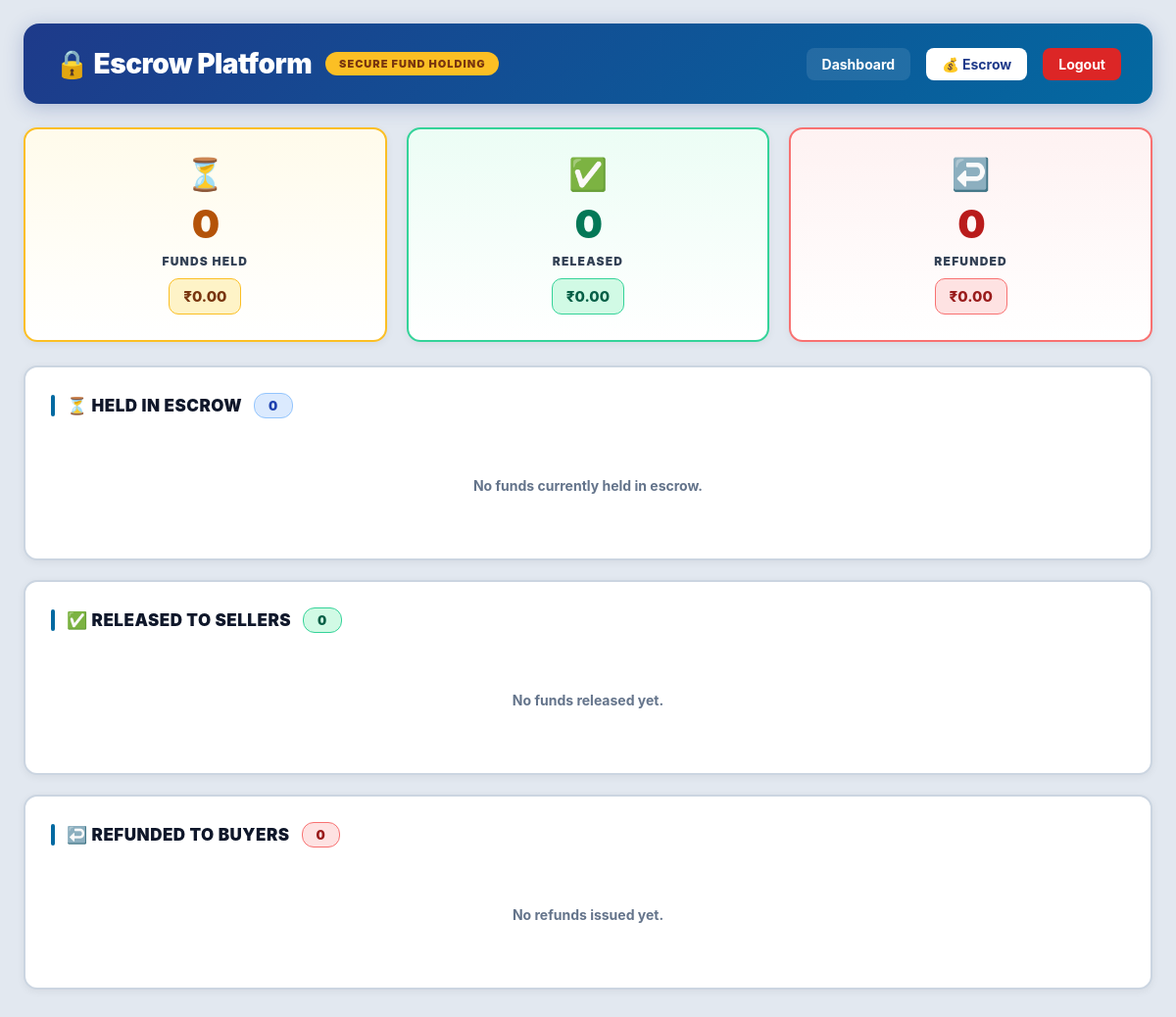
/escrow/ (signed in), run on an earlier commit of the app's database.
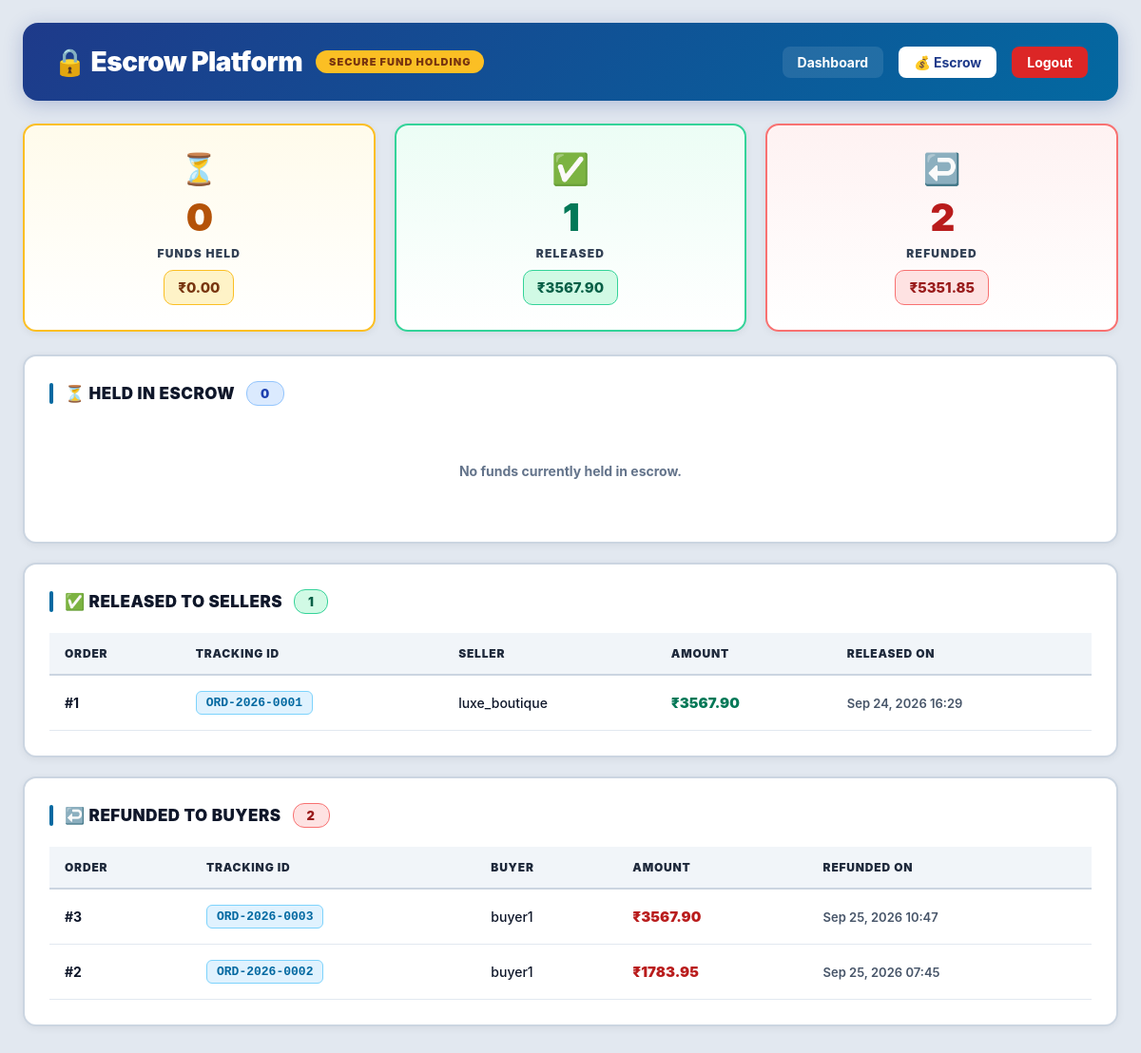
And on a later commit of the database.
### shop/models.py (models this page shows, shortened)
class Order(models.Model):
    STATUS_CHOICES = [
        ('PENDING', 'Pending'),
        ('PAID', 'Paid - Escrow Held'),
        ('PROCESSING', 'Processing'),
        ('SHIPPED', 'Shipped'),
        ('OUT_FOR_DELIVERY', 'Out for Delivery'),
        ('DELIVERED', 'Delivered'),
        ('COMPLETED', 'Completed'),
        ('REFUNDED', 'Refunded'),
        ('DISPUTED', 'Disputed'),
    ]
    FUND_STATUS_CHOICES = [
        ('HELD', 'Held in Escrow'),
        ('RETURN_PENDING', 'Return Pending'),
        ('RELEASED', 'Released to Seller'),
        ('REFUNDED', 'Refunded to Buyer'),
    ]
    buyer = models.ForeignKey(User, on_delete=models.CASCADE, related_name='orders')
    seller = models.ForeignKey(User, on_delete=models.CASCADE, related_name='seller_orders')
    product = models.ForeignKey(Product, on_delete=models.SET_NULL, null=True, blank=True)
    product_name = models.CharField(max_length=200)
    product_price = models.DecimalField(max_digits=10, decimal_places=2)
    platform_fee = models.DecimalField(max_digits=10, decimal_places=2, default=0)
    shipping_charge = models.DecimalField(max_digits=10, decimal_places=2, default=0)
    total_amount = models.DecimalField(max_digits=10, decimal_places=2)
    full_name = models.CharField(max_length=100)
    phone = models.CharField(max_length=20)
    email = models.EmailField()
    address = models.TextField()
    city = models.CharField(max_length=50)
    pincode = models.CharField(max_length=10)
    size = models.CharField(max_length=10, blank=True, null=True)
    quantity = models.IntegerField(default=1)
    order_notes = models.TextField(blank=True, null=True)
    status = models.CharField(max_length=20, choices=STATUS_CHOICES, default='PENDING')
    tracking_number = models.CharField(max_length=30, unique=True, blank=True, null=True)
    tracking_company = models.CharField(max_length=50, blank=True, null=True)
    estimated_delivery_days = models.IntegerField(default=5, blank=True, null=True)
    estimated_delivery_date = models.DateField(blank=True, null=True)
    shipped_at = models.DateTimeField(blank=True, null=True)
    delivered_at = models.DateTimeField(blank=True, null=True)
    is_delayed = models.BooleanField(default=False)
    delay_days = models.IntegerField(blank=True, null=True)
    revised_delivery_date = models.DateField(blank=True, null=True)
    delivery_confirmation_requested_at = models.DateTimeField(blank=True, null=True)
    buyer_delivery_response_at = models.DateTimeField(blank=True, null=True)
    fund_status = models.CharField(max_length=20, choices=FUND_STATUS_CHOICES, default='HELD')
    payment_held_at = models.DateTimeField(default=timezone.now)
    funds_released_at = models.DateTimeField(blank=True, null=True)
    funds_refunded_at = models.DateTimeField(blank=True, null=True)
    inspection_deadline = models.DateTimeField(blank=True, null=True)
    escrow_notes = models.TextField(blank=True, null=True)
    return_tracking_number = models.CharField(max_length=100, blank=True, null=True)
    return_carrier = models.CharField(max_length=50, blank=True, null=True)
    return_tracking_url = models.URLField(max_length=500, blank=True, null=True)
    return_shipped_at = models.DateTimeField(blank=True, null=True)
    return_received_at = models.DateTimeField(blank=True, null=True)
    return_confirmation_deadline = models.DateTimeField(blank=True, null=True)
    RETURN_STATUS_CHOICES = [
        ('INITIATED', 'Return Initiated'),
        ('IN_TRANSIT', 'In Transit'),
        ('OUT_FOR_DELIVERY', 'Out for Delivery'),
        ('RECEIVED', 'Received by Seller'),
    ]
    return_status = models.CharField(
        max_length=20,
        choices=RETURN_STATUS_CHOICES,
        blank=True,
        null=True,
    )
    admin_notified = models.BooleanField(default=False)
    seller_notified = models.BooleanField(default=False)
    created_at = models.DateTimeField(auto_now_add=True)
    updated_at = models.DateTimeField(auto_now=True)

class User(AbstractUser):
    ROLE_CHOICES = (
        ('buyer', 'Buyer'),
        ('seller', 'Seller'),
    )
    role = models.CharField(max_length=10, choices=ROLE_CHOICES, default='buyer')
    profile_picture = models.ImageField(upload_to='profiles/', blank=True, null=True)
    bio = models.TextField(blank=True, null=True)
    website = models.URLField(blank=True, null=True)
    business_category = models.CharField(max_length=100, blank=True, null=True)
    location = models.CharField(max_length=200, blank=True, null=True)
    phone = models.CharField(max_length=20, blank=True, null=True)

### shop/views.py (the view)
# urls.py: path('escrow/', views.escrow_dashboard, name='escrow_dashboard'),
@login_required(login_url='login')
def escrow_dashboard(request):
    user = request.user
    if not (user.is_superuser or user.username == 'admin'):
        messages.error(request, "You don't have access to the escrow platform.")
        return redirect('login')
    all_orders = Order.objects.all().order_by('-created_at')
    held_orders = all_orders.filter(fund_status='HELD')
    released_orders = all_orders.filter(fund_status='RELEASED')
    refunded_orders = all_orders.filter(fund_status='REFUNDED')
    ready_to_release = []
    ready_to_refund = []
    for order in held_orders:
        if order.is_ready_to_release:
            ready_to_release.append(order)
        elif order.is_ready_to_refund:
            ready_to_refund.append(order)
    total_held = held_orders.aggregate(s=Sum('total_amount'))['s'] or 0
    total_released = released_orders.aggregate(s=Sum('total_amount'))['s'] or 0
    total_refunded = refunded_orders.aggregate(s=Sum('total_amount'))['s'] or 0
    context = {
        'role': 'admin',
        'user': user,
        'held_orders': held_orders,
        'released_orders': released_orders,
        'refunded_orders': refunded_orders,
        'total_held': total_held,
        'total_released': total_released,
        'total_refunded': total_refunded,
        'held_count': held_orders.count(),
        'released_count': released_orders.count(),
        'refunded_count': refunded_orders.count(),
        'ready_to_release': ready_to_release,
        'ready_to_refund': ready_to_refund,
        'has_alerts': len(ready_to_release) > 0 or len(ready_to_refund) > 0,
    }
    return render(request, 'shop/escrow_dashboard.html', context)

### shop/context_processors.py (called while the page is built)
def switchable_accounts(request):
    if not request.user.is_authenticated:
        return {'switchable_accounts': []}
    raw = request.COOKIES.get(COOKIE_NAME, '')
    try:
        ids = signing.loads(raw, salt=COOKIE_SALT) if raw else []
        if not isinstance(ids, list):
            ids = []
    except Exception:
        ids = []
    other_ids = [uid for uid in ids if uid != request.user.id]
    users = User.objects.filter(id__in=other_ids)
    return {'switchable_accounts': users}

### shop/templates/shop/escrow_dashboard.html (shortened to what the changed rows need)
<!DOCTYPE html>
<html>
<head>
</head>
<body>
    <div class="container">
        <div class="stats-bar">
            <div class="stat-card released">
                <div class="stat-icon">✅</div>
                <div class="number released">{{ released_count }}</div>
                <div class="label">Released</div>
                <div class="sub">₹{{ total_released|floatformat:2 }}</div>
            </div>
            <div class="stat-card refunded">
                <div class="stat-icon">↩️</div>
                <div class="number refunded">{{ refunded_count }}</div>
                <div class="label">Refunded</div>
                <div class="sub">₹{{ total_refunded|floatformat:2 }}</div>
            </div>
        </div>
        <div class="section">
            <div class="section-title">
                ✅ Released to Sellers
                <span class="count" style="background:#d1fae5; color:#065f46; border-color:#34d399;">{{ released_count }}</span>
            </div>
            {% if released_orders %}
            <table class="escrow-table">
                <thead>
                    <tr>
                        <th>Order</th>
                        <th>Tracking ID</th>
                        <th>Seller</th>
                        <th>Amount</th>
                        <th>Released On</th>
                    </tr>
                </thead>
                <tbody>
                    {% for order in released_orders %}
                    <tr>
                        <td><strong>#{{ order.id }}</strong></td>
                        <td><span class="tracking-id">{{ order.tracking_number }}</span></td>
                        <td>{{ order.seller.username }}</td>
                        <td class="amount">₹{{ order.total_amount|floatformat:2 }}</td>
                        <td style="color:#475569; font-size:13px; font-weight:600;">
                            {{ order.funds_released_at|date:"M d, Y H:i"|default:"—" }}
                        </td>
                    </tr>
                    {% endfor %}
                </tbody>
            </table>
            {% else %}
            <div class="empty">No funds released yet.</div>
            {% endif %}
        </div>
        <div class="section">
            <div class="section-title">
                ↩️ Refunded to Buyers
                <span class="count" style="background:#fee2e2; color:#991b1b; border-color:#f87171;">{{ refunded_count }}</span>
            </div>
            {% if refunded_orders %}
            <table class="escrow-table">
                <thead>
                    <tr>
                        <th>Order</th>
                        <th>Tracking ID</th>
                        <th>Buyer</th>
                        <th>Amount</th>
                        <th>Refunded On</th>
                    </tr>
                </thead>
                <tbody>
                    {% for order in refunded_orders %}
                    <tr>
                        <td><strong>#{{ order.id }}</strong></td>
                        <td><span class="tracking-id">{{ order.tracking_number }}</span></td>
                        <td>{{ order.buyer.username }}</td>
                        <td class="amount" style="color:#b91c1c;">₹{{ order.total_amount|floatformat:2 }}</td>
                        <td style="color:#475569; font-size:13px; font-weight:600;">
                            {{ order.funds_refunded_at|date:"M d, Y H:i"|default:"—" }}
                        </td>
                    </tr>
                    {% endfor %}
                </tbody>
            </table>
            {% else %}
            <div class="empty">No refunds issued yet.</div>
            {% endif %}
        </div>
    </div>
</body>
</html>

What changed in the data, as far as the page shows it:
added Order: id "1", tracking_number "ORD-2026-0001", seller.username "luxe_boutique", total_amount "3567.90", funds_released_at "Sep 24, 2026 16:29"
added Order: id "3", tracking_number "ORD-2026-0003", buyer.username "buyer1", total_amount "3567.90", funds_refunded_at "Sep 25, 2026 10:47"
added Order: id "2", tracking_number "ORD-2026-0002", buyer.username "buyer1", total_amount "1783.95", funds_refunded_at "Sep 25, 2026 07:45"
Also different on the page:
{{ released_count }}: "0" → "1"
{{ total_released|floatformat:2 }}: "0.00" → "3567.90"
{{ refunded_count }}: "0" → "2"
{{ total_refunded|floatformat:2 }}: "0.00" → "5351.85"
text no longer shown: "No funds released yet. No refunds issued yet."
text now shown: "ORDER TRACKING ID SELLER AMOUNT RELEASED ON ORDER TRACKING ID BUYER AMOUNT REFUNDED ON"
